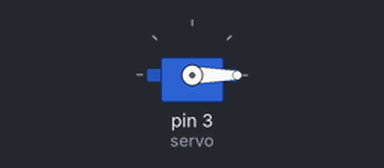
This sketch was run on a simulated Arduino Uno, built with avr-gcc and run on an emulated ATmega328P. On the bench: servo.

Above: at 0.05 s.
Timing chart, 0 to 4.6 s (numbered marks = the images above):
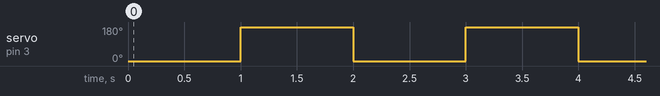

The sketch:

Servomotor.ino
```cpp
#include<Servo.h>
static int servo=3 ;
Servo Motor;

void setup() {
  Serial.begin(115200);
  Motor.attach(servo);

}

void loop() {
  Motor.write(0);
  delay(1000);
  Motor.write(180);
  delay(1000);


}
```

Measured:
- by itself, servo on pin 3 (servo): alternates 180° for 1.0 s and 0° for 1.0 s
